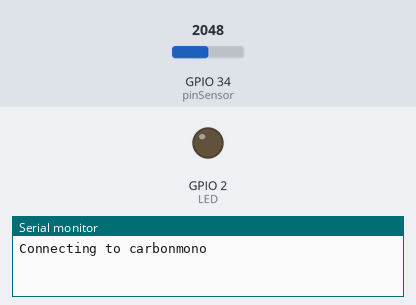
Simulated run of this sketch. Board: ESP32. Shown: output pins drawn as LEDs (lit = HIGH), the last lines printed to the serial monitor. Dashed ring = blinking. Inputs (shaded band) come from the test bench; at power-on: GPIO 34 (pinSensor) = 2048. WiFi joins after 1.5 s; servers stay silent unless stated; no MQTT or app messages arrive unless stated.

Above: at 0.1 s.
At 2.3 s:
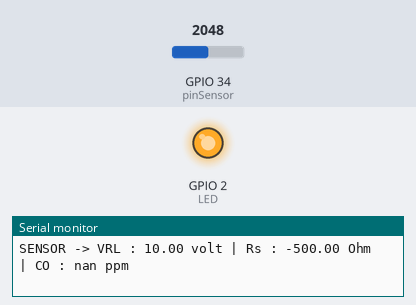
2.8 s: GPIO 34 (pinSensor) set to 1976
At 3.6 s:
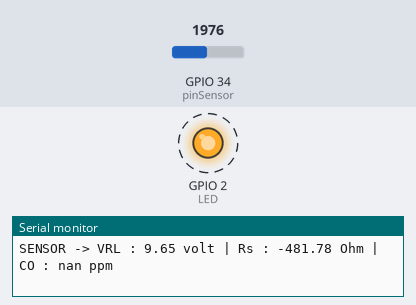
5.8 s: GPIO 34 (pinSensor) set to 2047
Timing chart, 0 to 14.8 s (numbered marks = the images above; inputs shaded):
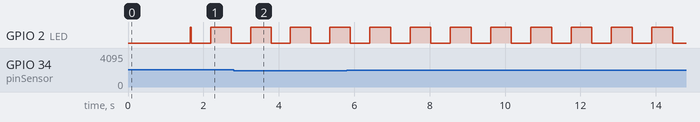

Measured:
- the behaviour switches between 2047 and 2046 on GPIO 34 (pinSensor) (found by bisection; images 1 and 2)
- by itself, GPIO 2 (LED): alternates HIGH for 0.55 s and LOW for 0.52 s

The sketch:

carbonmonoxide_mqtt.ino
```cpp
#include <WiFi.h> // Library untuk fungsi WiFi pada ESP32
#include <PubSubClient.h> // Library untuk fungsi MQTT

#define pinSensor 34 // Pin untuk Input Analog dari sensor
#define LED 2 // Pin Built In LED pada ESP32

//wifi configuration
const char* ssid = "carbonmono"; // Nama WiFi
const char* password = "carbonmono"; // Kata Sandi WiFi

//mqtt configuration
const char* mqttServerIP = "broker.hivemq.com"; // MQTT Broker yang digunakan
const int mqttPort = 1883;  // Port MQTT Broker

// Untuk memanggil fungsi pada MQTT
WiFiClient espClient;
PubSubClient client(espClient);

// Topic yang digunakan untuk MQTT
char* Topic = "airquality/data/co";

// Untuk koneksi ulang ke MQTT
void reconnect(){
  while(!client.connected()){
    Serial.println("Connecting to MQTT Server..");
    Serial.print("IP MQTT Server : "); Serial.println(mqttServerIP);
    bool hasConnection = client.connect("airq");
    if(hasConnection){
      Serial.println("Success connected to MQTT Broker");
    } else {
      Serial.print("Failed connected");
      Serial.println(client.state());
      delay(2000);
      Serial.println("Try to connect...");
    }
  }
  client.publish(Topic, "Reconnecting");
}

// Untuk melakukan perintah callback agar terjadi lifecycle pada MQTT
void callback(char* topic, byte* payload, unsigned int length){
  Serial.println("Message Arrived");
  Serial.print("Topic :"); Serial.println(topic);
  Serial.print("Message : ");
  String pesan = "";
  for(int i=0; i < length; i++){
    Serial.print((char)payload[i]);
    pesan += (char)payload[i];
  }
}


// Setup
void setup() {
  // Setup Baud Rate
  Serial.begin(9600);

  // Setup Pin Digital
  pinMode(LED,OUTPUT);

  // Setup Koneksi WiFi
  Serial.print("Connecting to ");
  Serial.println(ssid);
  WiFi.begin(ssid, password);
  while (WiFi.status() != WL_CONNECTED) {
    delay(500);
    Serial.print(".");
  }
  Serial.println("");
  Serial.print("WiFi connected - ESP IP address: ");
  Serial.println(WiFi.localIP());

  // Setup MQTT
  client.setServer(mqttServerIP, mqttPort);
  client.setCallback(callback);

  delay(20);
}


// Prosedur Koneksi WiFi
void Connection(){
  if (!client.connected()) {
    reconnect();
  }
  if(!client.loop()){
    client.connect("Client");
  }
}


// Variabel untuk menghitung nilai Karbon Monoksida
float VRL;
float Rs;
float ppm;
long RL = 1000; // 1000 Ohm
long Ro = 830; // 830 ohm

// Prosedur untuk menghitung Karbon Monoksida
void calculateSensor(){
   int sensorvalue = analogRead(pinSensor); // membaca nilai ADC dari sensor
   VRL = sensorvalue*5.00/1024;  // mengubah nilai ADC ( 0 - 1023 ) menjadi nilai voltase ( 0 - 5.00 volt )
   Serial.print("SENSOR -> VRL : ");
   Serial.print(VRL);
   Serial.print(" volt | ");

   Rs = ( 5.00 * RL / VRL ) - RL;
   Serial.print("Rs : ");
   Serial.print(Rs);
   Serial.print(" Ohm | ");

   ppm = 100 * pow(Rs / Ro,-1.53); // ppm = 100 * ((rs/ro)^-1.53);
   Serial.print("CO : ");
   Serial.print(ppm);
   Serial.println(" ppm");
}

// Prosedur untuk Publish data pada MQTT
char dataPublish[50];
void publishMQTT(char* topics, String data){
   data.toCharArray(dataPublish, data.length() + 1);
   client.publish(topics, dataPublish);
}


// Variabel untuk Delay/Interval publish dan LED blink
unsigned long previousMillisStream, prevMillis;
const long intervalStream = 500, interval = 1000;

void loop() {
  // Memanggil prosedur Koneksi WiFi
  Connection();

  // Memanggil Prosedur Menghitung sensor
  calculateSensor();

  // Publish data ppm ke MQTT Broker setiap 1 detik (1000 milisecond)
  unsigned long currentMillisStream = millis();
  if (currentMillisStream - previousMillisStream >= intervalStream) {
    previousMillisStream = currentMillisStream;
    digitalWrite(LED,HIGH);
    publishMQTT(Topic,(String(ppm)));
    Serial.println("CO Publish: " + String(ppm));
  }

  // LED Blink Indikator mati setiap 0.5 detik (500 Milisecond)
  unsigned long currentMillis = millis();
  if (currentMillis - prevMillis >= interval) {prevMillis = currentMillis;digitalWrite(LED,LOW);}

  delay(10);
}
```
